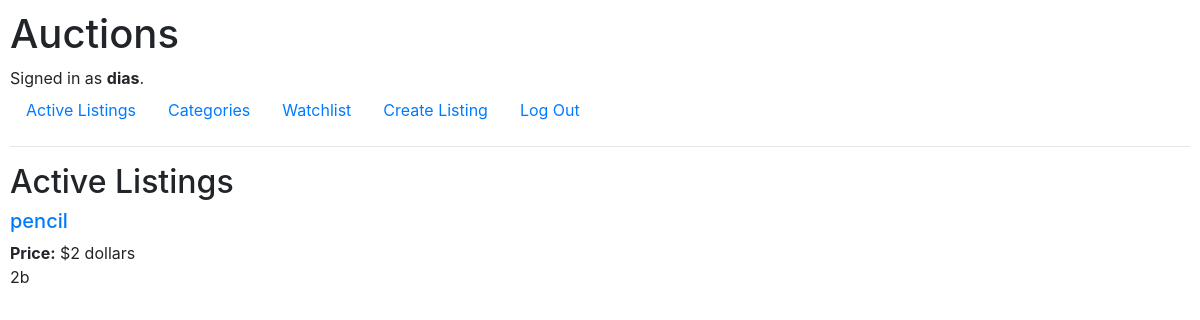
The page / (signed in) on the database its author committed.
### auctions/models.py (models this page shows, shortened)
class User(AbstractUser):
    pass

class Auction(models.Model):
    title = models.CharField(max_length=64)
    description = models.CharField(max_length=250)
    price = models.IntegerField()
    url = models.URLField()
    user = models.ForeignKey(User, on_delete=models.CASCADE, null=True, related_name="creator")
    active = models.BooleanField(default=True)
    category = models.ForeignKey(CategoryItem, on_delete=models.CASCADE, null=True, related_name="categories")

### auctions/views.py (the view)
# urls.py: path("", views.index, name="index"),
def index(request):
    return render(request, "auctions/index.html", {
        "auctions": Auction.objects.all()
    })

### auctions/templates/auctions/index.html
{% extends "auctions/layout.html" %}
{% block body %}
    <h2>Active Listings</h2>
    {% for auction in auctions %}
    <h5><a href="{% url 'listing' auction.id %}">{{ auction.title }}</a></h5>
        <a> <strong>Price:</strong> ${{ auction.price }} dollars </a><br>
        <a>{{ auction.description }}</a>
    {% endfor %}
{% endblock %}

### auctions/templates/auctions/layout.html (shortened to what this page needs)
{% load static %}
<!DOCTYPE html>
<html lang="en">
    <head>
        <link rel="stylesheet" href="https://stackpath.bootstrapcdn.com/bootstrap/4.4.1/css/bootstrap.min.css">
        <link href="{% static 'auctions/styles.css' %}" rel="stylesheet">
    </head>
    <body>
        <h1>Auctions</h1>
        <div>
            {% if user.is_authenticated %}
                Signed in as <strong>{{ user.username }}</strong>.
            {% else %}
                Not signed in.
            {% endif %}
        </div>
        <ul class="nav">
            <li class="nav-item">
                <a class="nav-link" href="{% url 'index' %}">Active Listings</a>
            </li>
            <li class="nav-item">
                <a class="nav-link" href="{% url 'categories' %}">Categories</a>
            </li>
            {% if user.is_authenticated %}
                <li class="nav-item">
                    <a class="nav-link" href="{% url 'watchlist' user.id %}">Watchlist</a>
                </li>
                <li class="nav-item">
                    <a class="nav-link" href="{% url 'create' user.id %}">Create Listing</a>
                </li>
                <li class="nav-item">
                    <a class="nav-link" href="{% url 'logout' %}">Log Out</a>
                </li>
            {% endif %}
        </ul>
        <hr>
        {% block body %}
        {% endblock %}
    </body>
</html>

### auctions/static/auctions/styles.css (style rules this page uses)
body { padding: 10px; }

### rows shown on the page
User: username "dias"
Auction: title "pencil", price "2", description "2b"
